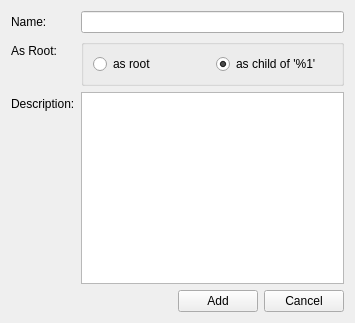
<?xml version="1.0" encoding="UTF-8"?>
<ui version="4.0">
 <class>tag_add_form</class>
 <widget class="QWidget" name="tag_add_form">
  <property name="windowModality">
   <enum>Qt::NonModal</enum>
  </property>
  <property name="geometry">
   <rect>
    <x>0</x>
    <y>0</y>
    <width>355</width>
    <height>323</height>
   </rect>
  </property>
  <property name="windowTitle">
   <string>Add tag</string>
  </property>
  <property name="windowIcon">
   <iconset resource="../configurator.qrc">
    <normaloff>:/images/tag_blue.png</normaloff>:/images/tag_blue.png</iconset>
  </property>
  <layout class="QFormLayout" name="formLayout">
   <property name="fieldGrowthPolicy">
    <enum>QFormLayout::AllNonFixedFieldsGrow</enum>
   </property>
   <item row="0" column="0">
    <widget class="QLabel" name="label_name">
     <property name="text">
      <string>Name:</string>
     </property>
     <property name="buddy">
      <cstring>name</cstring>
     </property>
    </widget>
   </item>
   <item row="0" column="1">
    <widget class="QLineEdit" name="name">
     <property name="initialFocus" stdset="0">
      <bool>true</bool>
     </property>
    </widget>
   </item>
   <item row="2" column="0">
    <widget class="QLabel" name="label_5">
     <property name="text">
      <string>As Root:</string>
     </property>
    </widget>
   </item>
   <item row="2" column="1">
    <widget class="QGroupBox" name="root">
     <property name="title">
      <string/>
     </property>
     <property name="checkable">
      <bool>false</bool>
     </property>
     <property name="checked">
      <bool>false</bool>
     </property>
     <layout class="QHBoxLayout" name="horizontalLayout_3">
      <item>
       <widget class="QRadioButton" name="yes">
        <property name="text">
         <string>as root</string>
        </property>
       </widget>
      </item>
      <item>
       <widget class="QRadioButton" name="no">
        <property name="text">
         <string>as child of '%1'</string>
        </property>
        <property name="checked">
         <bool>true</bool>
        </property>
        <property name="action" stdset="0">
         <string>TagRequest tag {id={main.id}}</string>
        </property>
        <property name="answer" stdset="0">
         <string>Tag tag {id={?}; parentID={?}; name{{1}}; description{{2}}}</string>
        </property>
        <property name="state:visible" stdset="0">
         <string>{main.id}&gt;1</string>
        </property>
        <property name="state:enabled" stdset="0">
         <string>{main.id}&gt;1</string>
        </property>
       </widget>
      </item>
     </layout>
    </widget>
   </item>
   <item row="3" column="0">
    <widget class="QLabel" name="label_description">
     <property name="text">
      <string>Description:</string>
     </property>
     <property name="buddy">
      <cstring>description</cstring>
     </property>
    </widget>
   </item>
   <item row="3" column="1">
    <widget class="QPlainTextEdit" name="description"/>
   </item>
   <item row="4" column="1">
    <layout class="QHBoxLayout" name="horizontalLayout_2">
     <item>
      <layout class="QHBoxLayout" name="horizontalLayout">
       <item>
        <spacer name="horizontalSpacer">
         <property name="orientation">
          <enum>Qt::Horizontal</enum>
         </property>
         <property name="sizeHint" stdset="0">
          <size>
           <width>40</width>
           <height>20</height>
          </size>
         </property>
        </spacer>
       </item>
       <item>
        <widget class="QPushButton" name="add">
         <property name="text">
          <string>Add</string>
         </property>
         <property name="action" stdset="0">
          <string notr="true">createTag tag {parentID={main.id}; root { {main.root.yes} }; name{{main.name}}; description{{main.description}}}</string>
         </property>
         <property name="form" stdset="0">
          <string notr="true">_CLOSE_</string>
         </property>
         <property name="datasignal:clicked" stdset="0">
          <string>tag</string>
         </property>
        </widget>
       </item>
       <item>
        <widget class="QPushButton" name="cancel">
         <property name="text">
          <string>Cancel</string>
         </property>
         <property name="form" stdset="0">
          <string notr="true">_CLOSE_</string>
         </property>
        </widget>
       </item>
      </layout>
     </item>
    </layout>
   </item>
  </layout>
 </widget>
 <tabstops>
  <tabstop>name</tabstop>
  <tabstop>description</tabstop>
  <tabstop>add</tabstop>
  <tabstop>cancel</tabstop>
 </tabstops>
 <resources>
  <include location="../configurator.qrc"/>
 </resources>
 <connections/>
</ui>
